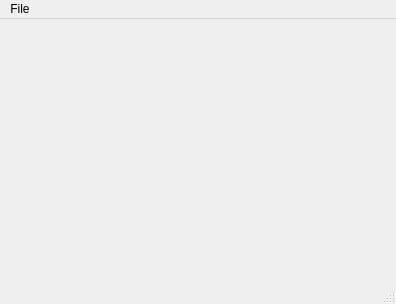
<?xml version="1.0" encoding="UTF-8"?>
<ui version="4.0">
 <class>QvtkSceneExample</class>
 <widget class="QMainWindow" name="QvtkSceneExample">
  <property name="geometry">
   <rect>
    <x>0</x>
    <y>0</y>
    <width>396</width>
    <height>304</height>
   </rect>
  </property>
  <property name="windowTitle">
   <string>MainWindow</string>
  </property>
  <widget class="QWidget" name="centralwidget">
   <layout class="QVBoxLayout" name="verticalLayout"/>
  </widget>
  <widget class="QMenuBar" name="menubar">
   <property name="geometry">
    <rect>
     <x>0</x>
     <y>0</y>
     <width>396</width>
     <height>21</height>
    </rect>
   </property>
   <widget class="QMenu" name="menuFile">
    <property name="title">
     <string>File</string>
    </property>
    <addaction name="action_New"/>
   </widget>
   <addaction name="menuFile"/>
  </widget>
  <widget class="QStatusBar" name="statusbar"/>
  <action name="action_New">
   <property name="text">
    <string>&amp;New</string>
   </property>
   <property name="toolTip">
    <string>New</string>
   </property>
  </action>
 </widget>
 <resources/>
 <connections/>
</ui>
